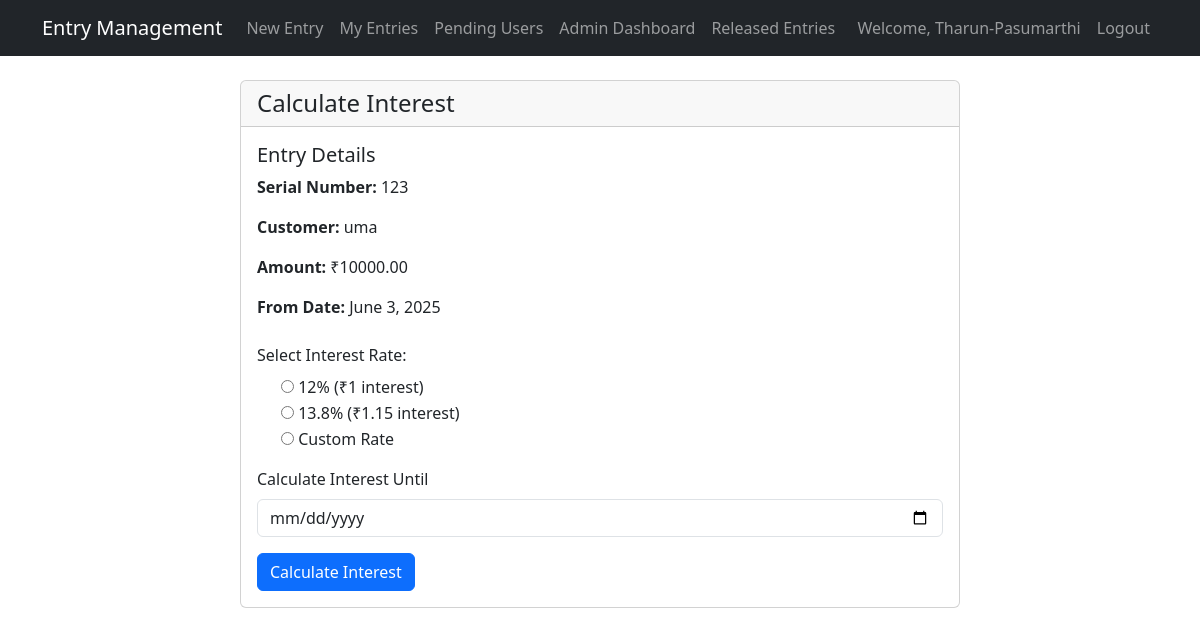
/entries/entry/7/calculate-interest/ (signed in), run on the app's committed database.
### users/models.py (models this page shows, shortened)
class CustomUser(AbstractUser):
    phone_number = models.CharField(max_length=15, blank=True)
    is_approved = models.BooleanField(default=False)

### entries/models.py (models this page shows, shortened)
class Entry(models.Model):
    STATUS_CHOICES = [
        ('active', 'Active'),
        ('released', 'Released'),
        ('removed', 'Removed'),
    ]
    user = models.ForeignKey(settings.AUTH_USER_MODEL, on_delete=models.CASCADE)
    date = models.DateField()
    from_date = models.DateField(editable=False)  # Will be set to date automatically
    to_date = models.DateField(null=True, blank=True)
    serial_number = models.CharField(max_length=50)
    customer_name = models.CharField(max_length=100)
    amount = models.DecimalField(max_digits=10, decimal_places=2)
    weight = models.DecimalField(max_digits=10, decimal_places=2, help_text="Weight in grams")
    given_by = models.CharField(max_length=100)
    status = models.CharField(max_length=10, choices=STATUS_CHOICES, default='active')
    interest_rate = models.DecimalField(max_digits=5, decimal_places=2, null=True, blank=True)
    interest_amount = models.DecimalField(max_digits=10, decimal_places=2, null=True, blank=True)
    created_at = models.DateTimeField(auto_now_add=True)
    updated_at = models.DateTimeField(auto_now=True)
    released_at = models.DateTimeField(null=True, blank=True)

### entries/views.py (the view)
# urls.py: path('entry/<int:pk>/calculate-interest/', views.calculate_interest, name='calculate_interest'),
@login_required
@user_passes_test(is_approved_user)
def calculate_interest(request, pk):
    try:
        entry = Entry.objects.get(pk=pk)
        if not (request.user.is_staff or entry.user == request.user):
            messages.error(request, 'You do not have permission to access this entry.')
            return redirect('entry_list')
        calculation_result = None
        if request.method == 'POST':
            form = InterestCalculationForm(request.POST)
            if form.is_valid():
                daily_rate = form.cleaned_data['daily_rate']
                to_date = form.cleaned_data['to_date']
                if to_date:
                    entry.to_date = to_date
                else:
                    entry.to_date = timezone.now().date()
                interest_amount = entry.calculate_interest(daily_rate)
                days = (entry.to_date - entry.from_date).days
                interest_type = "Compound" if days >= 365 else "Simple"
                calculation_result = {
                    'daily_rate': daily_rate,
                    'days': days,
                    'interest_type': interest_type,
                    'interest_amount': interest_amount,
                    'total_amount': entry.amount + interest_amount
                }
                entry.interest_rate = daily_rate
                entry.interest_amount = interest_amount
                entry.save()
                AuditLog.objects.create(
                    entry=entry,
                    user=request.user,
                    action='calculate_interest',
                    details=f'Interest calculated with rate {daily_rate}% for {days} days'
                )
                messages.success(request, 'Interest calculated successfully!')
        else:
            form = InterestCalculationForm()
        return render(request, 'entries/calculate_interest.html', {
            'form': form,
            'entry': entry,
            'calculation_result': calculation_result
        })
    except Entry.DoesNotExist:
        messages.error(request, 'Entry not found.')
        return redirect('entry_list')

### entries/forms.py (shortened to what this page needs)
class InterestCalculationForm(forms.Form):
    RATE_CHOICES = [
        ('12', '12% (₹1 interest)'),
        ('13.8', '13.8% (₹1.15 interest)'),
        ('custom', 'Custom Rate')
    ]
    rate_type = forms.ChoiceField(
        choices=RATE_CHOICES,
        label='Interest Rate Type',
        widget=forms.RadioSelect
    )
    daily_rate = forms.DecimalField(
        max_digits=5,
        decimal_places=4,
        label='Daily Interest Rate (%)',
        min_value=Decimal('0'),
        max_value=Decimal('100'),
        required=False
    )
    to_date = forms.DateField(
        label='Calculate Interest Until',
        required=False,
        widget=forms.DateInput(attrs={'type': 'date'})
    )

### users/views.py (called while the page is built)
def is_approved_user(user):
    return user.is_approved

### templates/entries/calculate_interest.html (shortened to what this page needs)
{% extends 'base.html' %}
{% load crispy_forms_tags %}
{% block content %}
<div class="container mt-4">
    <div class="row">
        <div class="col-md-8 offset-md-2">
            <div class="card">
                <div class="card-header">
                    <h4 class="mb-0">Calculate Interest</h4>
                </div>
                <div class="card-body">
                    <div class="mb-4">
                        <h5>Entry Details</h5>
                        <p><strong>Serial Number:</strong> {{ entry.serial_number }}</p>
                        <p><strong>Customer:</strong> {{ entry.customer_name }}</p>
                        <p><strong>Amount:</strong> ₹{{ entry.amount }}</p>
                        <p><strong>From Date:</strong> {{ entry.from_date }}</p>
                    </div>
                    <form method="post">
                        <div class="mb-3">
                            <label class="form-label">Select Interest Rate:</label>
                            {% for radio in form.rate_type %}
                            <div class="form-check">
                                {{ radio.tag }}
                                <label class="form-check-label" for="{{ radio.id_for_label }}">
                                    {{ radio.choice_label }}
                                </label>
                            </div>
                            {% endfor %}
                        </div>
                        {{ form.to_date|as_crispy_field }}
                        <button type="submit" class="btn btn-primary">Calculate Interest</button>
                    </form>
                </div>
            </div>
        </div>
    </div>
</div>
{% endblock %}

### templates/base.html (shortened to what this page needs)
<!DOCTYPE html>
<html lang="en">
<head>
    <link href="https://cdn.jsdelivr.net/npm/bootstrap@5.3.0/dist/css/bootstrap.min.css" rel="stylesheet">
    <link href="https://cdn.jsdelivr.net/npm/bootstrap-icons@1.7.2/font/bootstrap-icons.css" rel="stylesheet">
</head>
<body>
    <nav class="navbar navbar-expand-lg navbar-dark bg-dark">
        <div class="container">
            <a class="navbar-brand" href="{% url 'home' %}">Entry Management</a>
            <div class="collapse navbar-collapse" id="navbarNav">
                <ul class="navbar-nav me-auto">
                    {% if user.is_authenticated and user.is_approved %}
                        <li class="nav-item">
                            <a class="nav-link" href="{% url 'entry_create' %}">New Entry</a>
                        </li>
                        <li class="nav-item">
                            <a class="nav-link" href="{% url 'entry_list' %}">My Entries</a>
                        </li>
                    {% endif %}
                    {% if user.is_staff %}
                        <li class="nav-item">
                            <a class="nav-link" href="{% url 'pending_users' %}">Pending Users</a>
                        </li>
                        <li class="nav-item">
                            <a class="nav-link" href="{% url 'admin_dashboard' %}">Admin Dashboard</a>
                        </li>
                        <li class="nav-item">
                            <a class="nav-link" href="{% url 'released_entries' %}">Released Entries</a>
                        </li>
                    {% endif %}
                </ul>
                <ul class="navbar-nav">
                    {% if user.is_authenticated %}
                        <li class="nav-item">
                            <span class="nav-link">Welcome, {{ user.username }}</span>
                        </li>
                        <li class="nav-item">
                            <form method="post" action="{% url 'logout' %}" class="d-inline">
                                <button type="submit" class="btn btn-link nav-link">Logout</button>
                            </form>
                        </li>
                    {% endif %}
                </ul>
            </div>
        </div>
    </nav>
    <div class="container mt-4">
        {% block content %}
        {% endblock %}
    </div>
</body>
</html>

### data on the page
CustomUser: username "Tharun-Pasumarthi"
Entry: serial_number "123", customer_name "uma", amount "10000.00", from_date "June 3, 2025"

### other printed values
{{ radio.choice_label }} "12% (₹1 interest)" "13.8% (₹1.15 interest)" "Custom Rate"
